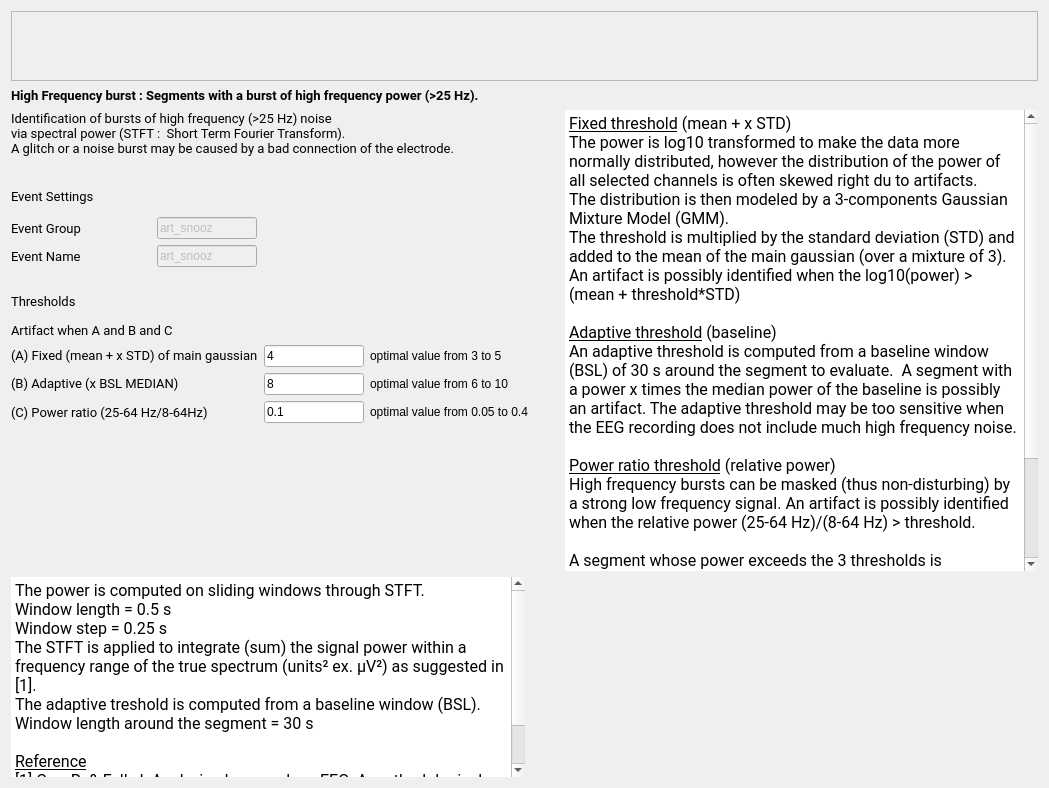
<ui version="4.0">
 <class>HighFreqBurstStep</class>
 <widget class="QWidget" name="HighFreqBurstStep">
  <property name="geometry">
   <rect>
    <x>0</x>
    <y>0</y>
    <width>1049</width>
    <height>788</height>
   </rect>
  </property>
  <property name="windowTitle">
   <string>Form</string>
  </property>
  <property name="styleSheet">
   <string notr="true">font: 12pt "Roboto";</string>
  </property>
  <layout class="QVBoxLayout" name="verticalLayout_2">
   <item>
    <widget class="QScrollArea" name="scrollArea">
     <property name="sizePolicy">
      <sizepolicy hsizetype="Expanding" vsizetype="Preferred">
       <horstretch>0</horstretch>
       <verstretch>0</verstretch>
      </sizepolicy>
     </property>
     <property name="widgetResizable">
      <bool>true</bool>
     </property>
     <widget class="QWidget" name="scrollAreaWidgetContents">
      <property name="geometry">
       <rect>
        <x>0</x>
        <y>0</y>
        <width>1543</width>
        <height>182</height>
       </rect>
      </property>
      <layout class="QHBoxLayout" name="horizontalLayout">
       <item>
        <widget class="QLabel" name="label_10">
         <property name="text">
          <string />
         </property>
         <property name="pixmap">
          <pixmap resource="high_freq_noise_res.qrc">:/high_freq_noise/burst_noise.png</pixmap>
         </property>
         <property name="alignment">
          <set>Qt::AlignCenter</set>
         </property>
        </widget>
       </item>
      </layout>
     </widget>
    </widget>
   </item>
   <item>
    <widget class="QLabel" name="label_9">
     <property name="maximumSize">
      <size>
       <width>16777215</width>
       <height>30</height>
      </size>
     </property>
     <property name="font">
      <font>
       <family>Roboto</family>
       <pointsize>10</pointsize>
       <weight>50</weight>
       <italic>false</italic>
       <bold>false</bold>
      </font>
     </property>
     <property name="text">
      <string>&lt;html&gt;&lt;head/&gt;&lt;body&gt;&lt;p&gt;&lt;span style=" font-weight:600;"&gt;High Frequency burst : Segments with a burst of high frequency power (&amp;gt;25 Hz).&lt;/span&gt;&lt;/p&gt;&lt;/body&gt;&lt;/html&gt;</string>
     </property>
    </widget>
   </item>
   <item>
    <layout class="QHBoxLayout" name="horizontalLayout_2">
     <item>
      <layout class="QVBoxLayout" name="verticalLayout">
       <item>
        <widget class="QLabel" name="label_6">
         <property name="font">
          <font>
           <family>Roboto</family>
           <pointsize>10</pointsize>
           <weight>50</weight>
           <italic>false</italic>
           <bold>false</bold>
          </font>
         </property>
         <property name="text">
          <string>Identification of bursts of high frequency (&gt;25 Hz) noise
via spectral power (STFT :  Short Term Fourier Transform).
A glitch or a noise burst may be caused by a bad connection of the electrode.</string>
         </property>
        </widget>
       </item>
       <item>
        <spacer name="verticalSpacer_2">
         <property name="orientation">
          <enum>Qt::Vertical</enum>
         </property>
         <property name="sizeType">
          <enum>QSizePolicy::Fixed</enum>
         </property>
         <property name="sizeHint" stdset="0">
          <size>
           <width>508</width>
           <height>18</height>
          </size>
         </property>
        </spacer>
       </item>
       <item>
        <widget class="QLabel" name="label_4">
         <property name="minimumSize">
          <size>
           <width>0</width>
           <height>30</height>
          </size>
         </property>
         <property name="maximumSize">
          <size>
           <width>16777215</width>
           <height>30</height>
          </size>
         </property>
         <property name="font">
          <font>
           <family>Roboto</family>
           <pointsize>10</pointsize>
           <weight>50</weight>
           <italic>false</italic>
           <bold>false</bold>
          </font>
         </property>
         <property name="text">
          <string>Event Settings</string>
         </property>
        </widget>
       </item>
       <item>
        <layout class="QHBoxLayout" name="horizontalLayout_3">
         <item>
          <layout class="QFormLayout" name="formLayout">
           <item row="0" column="0">
            <widget class="QLabel" name="label_3">
             <property name="minimumSize">
              <size>
               <width>140</width>
               <height>0</height>
              </size>
             </property>
             <property name="maximumSize">
              <size>
               <width>210</width>
               <height>16777215</height>
              </size>
             </property>
             <property name="font">
              <font>
               <family>Roboto</family>
               <pointsize>10</pointsize>
               <weight>50</weight>
               <italic>false</italic>
               <bold>false</bold>
              </font>
             </property>
             <property name="text">
              <string>Event Group</string>
             </property>
            </widget>
           </item>
           <item row="0" column="1">
            <widget class="QLineEdit" name="group_lineEdit">
             <property name="enabled">
              <bool>false</bool>
             </property>
             <property name="maximumSize">
              <size>
               <width>100</width>
               <height>16777215</height>
              </size>
             </property>
             <property name="toolTip">
              <string>In which "Event Group" the detected artifact are added (how they will be written to  the annotation file). Go to the general Detectors Settings to edit the group.</string>
             </property>
             <property name="text">
              <string>art_snooz</string>
             </property>
            </widget>
           </item>
           <item row="1" column="0">
            <widget class="QLabel" name="label_7">
             <property name="minimumSize">
              <size>
               <width>140</width>
               <height>0</height>
              </size>
             </property>
             <property name="font">
              <font>
               <family>Roboto</family>
               <pointsize>10</pointsize>
               <weight>50</weight>
               <italic>false</italic>
               <bold>false</bold>
              </font>
             </property>
             <property name="text">
              <string>Event Name</string>
             </property>
            </widget>
           </item>
           <item row="1" column="1">
            <widget class="QLineEdit" name="name_burst_lineEdit">
             <property name="enabled">
              <bool>false</bool>
             </property>
             <property name="maximumSize">
              <size>
               <width>100</width>
               <height>16777215</height>
              </size>
             </property>
             <property name="toolTip">
              <string>The event name of the detected artifact (how they will be wrtten to the annotation file).  Go to the general Detectors Settings to edit the name.</string>
             </property>
             <property name="text">
              <string>art_snooz</string>
             </property>
            </widget>
           </item>
          </layout>
         </item>
         <item>
          <spacer name="horizontalSpacer">
           <property name="orientation">
            <enum>Qt::Horizontal</enum>
           </property>
           <property name="sizeHint" stdset="0">
            <size>
             <width>40</width>
             <height>20</height>
            </size>
           </property>
          </spacer>
         </item>
        </layout>
       </item>
       <item>
        <spacer name="verticalSpacer">
         <property name="orientation">
          <enum>Qt::Vertical</enum>
         </property>
         <property name="sizeType">
          <enum>QSizePolicy::Fixed</enum>
         </property>
         <property name="sizeHint" stdset="0">
          <size>
           <width>380</width>
           <height>13</height>
          </size>
         </property>
        </spacer>
       </item>
       <item>
        <widget class="QLabel" name="label">
         <property name="minimumSize">
          <size>
           <width>0</width>
           <height>30</height>
          </size>
         </property>
         <property name="maximumSize">
          <size>
           <width>16777215</width>
           <height>30</height>
          </size>
         </property>
         <property name="font">
          <font>
           <family>Roboto</family>
           <pointsize>10</pointsize>
           <weight>50</weight>
           <italic>false</italic>
           <bold>false</bold>
          </font>
         </property>
         <property name="text">
          <string>Thresholds</string>
         </property>
        </widget>
       </item>
       <item>
        <widget class="QLabel" name="label_8">
         <property name="font">
          <font>
           <family>Roboto</family>
           <pointsize>10</pointsize>
           <weight>50</weight>
           <italic>false</italic>
           <bold>false</bold>
          </font>
         </property>
         <property name="text">
          <string>Artifact when A and B and C</string>
         </property>
        </widget>
       </item>
       <item>
        <layout class="QGridLayout" name="gridLayout">
         <item row="0" column="0">
          <widget class="QLabel" name="label_5">
           <property name="minimumSize">
            <size>
             <width>140</width>
             <height>0</height>
            </size>
           </property>
           <property name="font">
            <font>
             <family>Roboto</family>
             <pointsize>10</pointsize>
             <weight>50</weight>
             <italic>false</italic>
             <bold>false</bold>
            </font>
           </property>
           <property name="midLineWidth">
            <number>0</number>
           </property>
           <property name="text">
            <string>&lt;html&gt;&lt;head/&gt;&lt;body&gt;&lt;p&gt;(A) Fixed (mean + x STD) of main gaussian&lt;/p&gt;&lt;/body&gt;&lt;/html&gt;</string>
           </property>
           <property name="textFormat">
            <enum>Qt::RichText</enum>
           </property>
          </widget>
         </item>
         <item row="0" column="1">
          <widget class="QLineEdit" name="tresh_fixe_lineEdit">
           <property name="minimumSize">
            <size>
             <width>0</width>
             <height>0</height>
            </size>
           </property>
           <property name="maximumSize">
            <size>
             <width>100</width>
             <height>16777215</height>
            </size>
           </property>
           <property name="toolTip">
            <string>The threshold value to identify the artifact.  Its units is x times the baseline standard deviation.</string>
           </property>
           <property name="text">
            <string>4</string>
           </property>
          </widget>
         </item>
         <item row="0" column="2">
          <widget class="QLabel" name="label_12">
           <property name="text">
            <string>optimal value from 3 to 5</string>
           </property>
          </widget>
         </item>
         <item row="1" column="0">
          <widget class="QLabel" name="label_2">
           <property name="minimumSize">
            <size>
             <width>210</width>
             <height>0</height>
            </size>
           </property>
           <property name="maximumSize">
            <size>
             <width>210</width>
             <height>16777215</height>
            </size>
           </property>
           <property name="font">
            <font>
             <family>Roboto</family>
             <pointsize>10</pointsize>
             <weight>50</weight>
             <italic>false</italic>
             <bold>false</bold>
            </font>
           </property>
           <property name="text">
            <string>&lt;html&gt;&lt;head/&gt;&lt;body&gt;&lt;p&gt;(B) Adaptive (x BSL MEDIAN)&lt;/p&gt;&lt;/body&gt;&lt;/html&gt;</string>
           </property>
           <property name="textFormat">
            <enum>Qt::RichText</enum>
           </property>
          </widget>
         </item>
         <item row="1" column="1">
          <widget class="QLineEdit" name="thresh_adp_lineEdit">
           <property name="maximumSize">
            <size>
             <width>100</width>
             <height>16777215</height>
            </size>
           </property>
           <property name="text">
            <string>8</string>
           </property>
          </widget>
         </item>
         <item row="1" column="2">
          <widget class="QLabel" name="label_13">
           <property name="text">
            <string>optimal value from 6 to 10</string>
           </property>
          </widget>
         </item>
         <item row="2" column="0">
          <widget class="QLabel" name="label_11">
           <property name="font">
            <font>
             <family>Roboto</family>
             <pointsize>10</pointsize>
             <weight>50</weight>
             <italic>false</italic>
             <bold>false</bold>
            </font>
           </property>
           <property name="text">
            <string>(C) Power ratio (25-64 Hz/8-64Hz)</string>
           </property>
          </widget>
         </item>
         <item row="2" column="1">
          <widget class="QLineEdit" name="thresh_ratio_lineEdit">
           <property name="maximumSize">
            <size>
             <width>100</width>
             <height>16777215</height>
            </size>
           </property>
           <property name="text">
            <string>0.1</string>
           </property>
          </widget>
         </item>
         <item row="2" column="2">
          <widget class="QLabel" name="label_14">
           <property name="text">
            <string>optimal value from 0.05 to 0.4</string>
           </property>
          </widget>
         </item>
        </layout>
       </item>
       <item>
        <spacer name="verticalSpacer_3">
         <property name="orientation">
          <enum>Qt::Vertical</enum>
         </property>
         <property name="sizeType">
          <enum>QSizePolicy::Expanding</enum>
         </property>
         <property name="sizeHint" stdset="0">
          <size>
           <width>548</width>
           <height>13</height>
          </size>
         </property>
        </spacer>
       </item>
      </layout>
     </item>
     <item>
      <widget class="QTextEdit" name="textEdit">
       <property name="font">
        <font>
         <family>Roboto</family>
         <pointsize>10</pointsize>
         <weight>50</weight>
         <italic>false</italic>
         <bold>false</bold>
        </font>
       </property>
       <property name="autoFillBackground">
        <bool>true</bool>
       </property>
       <property name="frameShape">
        <enum>QFrame::HLine</enum>
       </property>
       <property name="frameShadow">
        <enum>QFrame::Plain</enum>
       </property>
       <property name="lineWidth">
        <number>0</number>
       </property>
       <property name="readOnly">
        <bool>true</bool>
       </property>
       <property name="html">
        <string>&lt;!DOCTYPE HTML PUBLIC "-//W3C//DTD HTML 4.0//EN" "http://www.w3.org/TR/REC-html40/strict.dtd"&gt;
&lt;html&gt;&lt;head&gt;&lt;meta name="qrichtext" content="1" /&gt;&lt;style type="text/css"&gt;
p, li { white-space: pre-wrap; }
&lt;/style&gt;&lt;/head&gt;&lt;body style=" font-family:'Roboto'; font-size:12pt; font-weight:400; font-style:normal;"&gt;
&lt;p style=" margin-top:0px; margin-bottom:0px; margin-left:0px; margin-right:0px; -qt-block-indent:0; text-indent:0px;"&gt;&lt;span style=" text-decoration: underline;"&gt;Fixed threshold&lt;/span&gt;&lt;span style=" color:#000000;"&gt; (mean + x STD)&lt;/span&gt;&lt;/p&gt;
&lt;p style=" margin-top:0px; margin-bottom:0px; margin-left:0px; margin-right:0px; -qt-block-indent:0; text-indent:0px;"&gt;The power is log10 transformed to make the data more normally distributed, however the distribution of the power of all selected channels is often skewed right du to artifacts.&lt;/p&gt;
&lt;p style=" margin-top:0px; margin-bottom:0px; margin-left:0px; margin-right:0px; -qt-block-indent:0; text-indent:0px;"&gt;The distribution is then modeled by a 3-components Gaussian Mixture Model (GMM).&lt;/p&gt;
&lt;p style=" margin-top:0px; margin-bottom:0px; margin-left:0px; margin-right:0px; -qt-block-indent:0; text-indent:0px;"&gt;The threshold is multiplied by the standard deviation (STD) and added to the mean of the main gaussian (over a mixture of 3).&lt;/p&gt;
&lt;p style=" margin-top:0px; margin-bottom:0px; margin-left:0px; margin-right:0px; -qt-block-indent:0; text-indent:0px;"&gt;An artifact is possibly identified when the log10(power) &amp;gt; (mean + threshold*STD)&lt;/p&gt;
&lt;p style="-qt-paragraph-type:empty; margin-top:0px; margin-bottom:0px; margin-left:0px; margin-right:0px; -qt-block-indent:0; text-indent:0px;"&gt;&lt;br /&gt;&lt;/p&gt;
&lt;p style=" margin-top:0px; margin-bottom:0px; margin-left:0px; margin-right:0px; -qt-block-indent:0; text-indent:0px;"&gt;&lt;span style=" text-decoration: underline;"&gt;Adaptive threshold&lt;/span&gt; (baseline)&lt;/p&gt;
&lt;p style=" margin-top:0px; margin-bottom:0px; margin-left:0px; margin-right:0px; -qt-block-indent:0; text-indent:0px;"&gt;An adaptive threshold is computed from a baseline window (BSL) of 30 s around the segment to evaluate.  A segment with a power x times the median power of the baseline is possibly an artifact. The adaptive threshold may be too sensitive when the EEG recording does not include much high frequency noise. &lt;/p&gt;
&lt;p style="-qt-paragraph-type:empty; margin-top:0px; margin-bottom:0px; margin-left:0px; margin-right:0px; -qt-block-indent:0; text-indent:0px;"&gt;&lt;br /&gt;&lt;/p&gt;
&lt;p style=" margin-top:0px; margin-bottom:0px; margin-left:0px; margin-right:0px; -qt-block-indent:0; text-indent:0px;"&gt;&lt;span style=" text-decoration: underline;"&gt;Power ratio threshold&lt;/span&gt; (relative power)&lt;/p&gt;
&lt;p style=" margin-top:0px; margin-bottom:0px; margin-left:0px; margin-right:0px; -qt-block-indent:0; text-indent:0px;"&gt;High frequency bursts can be masked (thus non-disturbing) by a strong low frequency signal. An artifact is possibly identified when the relative power (25-64 Hz)/(8-64 Hz) &amp;gt; threshold.&lt;/p&gt;
&lt;p style="-qt-paragraph-type:empty; margin-top:0px; margin-bottom:0px; margin-left:0px; margin-right:0px; -qt-block-indent:0; text-indent:0px;"&gt;&lt;br /&gt;&lt;/p&gt;
&lt;p style=" margin-top:0px; margin-bottom:0px; margin-left:0px; margin-right:0px; -qt-block-indent:0; text-indent:0px;"&gt;A segment whose power exceeds the 3 thresholds is considered an artifact.&lt;/p&gt;
&lt;p style="-qt-paragraph-type:empty; margin-top:0px; margin-bottom:0px; margin-left:0px; margin-right:0px; -qt-block-indent:0; text-indent:0px;"&gt;&lt;br /&gt;&lt;/p&gt;
&lt;p style=" margin-top:0px; margin-bottom:0px; margin-left:0px; margin-right:0px; -qt-block-indent:0; text-indent:0px;"&gt;To reduce the number of false positives, especially during spindles, alpha waves, or beta bursts, please first increase the power ratio threshold value.&lt;/p&gt;
&lt;p style=" margin-top:0px; margin-bottom:0px; margin-left:0px; margin-right:0px; -qt-block-indent:0; text-indent:0px;"&gt;A greater proportion of the signal in the 25-64 Hz frequency band will be needed to mark the segment as an artifact.&lt;/p&gt;&lt;/body&gt;&lt;/html&gt;</string>
       </property>
      </widget>
     </item>
    </layout>
   </item>
   <item>
    <layout class="QHBoxLayout" name="horizontalLayout_4">
     <item>
      <widget class="QTextEdit" name="textEdit_2">
       <property name="maximumSize">
        <size>
         <width>16777215</width>
         <height>200</height>
        </size>
       </property>
       <property name="font">
        <font>
         <family>Roboto</family>
         <pointsize>10</pointsize>
         <weight>50</weight>
         <italic>false</italic>
         <bold>false</bold>
        </font>
       </property>
       <property name="autoFillBackground">
        <bool>true</bool>
       </property>
       <property name="frameShape">
        <enum>QFrame::HLine</enum>
       </property>
       <property name="frameShadow">
        <enum>QFrame::Plain</enum>
       </property>
       <property name="lineWidth">
        <number>0</number>
       </property>
       <property name="readOnly">
        <bool>true</bool>
       </property>
       <property name="html">
        <string>&lt;!DOCTYPE HTML PUBLIC "-//W3C//DTD HTML 4.0//EN" "http://www.w3.org/TR/REC-html40/strict.dtd"&gt;
&lt;html&gt;&lt;head&gt;&lt;meta name="qrichtext" content="1" /&gt;&lt;style type="text/css"&gt;
p, li { white-space: pre-wrap; }
&lt;/style&gt;&lt;/head&gt;&lt;body style=" font-family:'Roboto'; font-size:12pt; font-weight:400; font-style:normal;"&gt;
&lt;p style=" margin-top:0px; margin-bottom:0px; margin-left:0px; margin-right:0px; -qt-block-indent:0; text-indent:0px;"&gt;The power is computed on sliding windows through STFT.&lt;/p&gt;
&lt;p style=" margin-top:0px; margin-bottom:0px; margin-left:0px; margin-right:0px; -qt-block-indent:0; text-indent:0px;"&gt;Window length = 0.5 s&lt;/p&gt;
&lt;p style=" margin-top:0px; margin-bottom:0px; margin-left:0px; margin-right:0px; -qt-block-indent:0; text-indent:0px;"&gt;Window step = 0.25 s &lt;/p&gt;
&lt;p style=" margin-top:0px; margin-bottom:0px; margin-left:0px; margin-right:0px; -qt-block-indent:0; text-indent:0px;"&gt;The STFT is applied to integrate (sum) the signal power within a frequency range of the true spectrum (units&#178; ex. &#181;V&#178;) as suggested in [1].&lt;/p&gt;
&lt;p style=" margin-top:0px; margin-bottom:0px; margin-left:0px; margin-right:0px; -qt-block-indent:0; text-indent:0px;"&gt;The adaptive treshold is computed from a baseline window (BSL).&lt;/p&gt;
&lt;p style=" margin-top:0px; margin-bottom:0px; margin-left:0px; margin-right:0px; -qt-block-indent:0; text-indent:0px;"&gt;Window length around the segment = 30 s&lt;/p&gt;
&lt;p style="-qt-paragraph-type:empty; margin-top:0px; margin-bottom:0px; margin-left:0px; margin-right:0px; -qt-block-indent:0; text-indent:0px;"&gt;&lt;br /&gt;&lt;/p&gt;
&lt;p style=" margin-top:0px; margin-bottom:0px; margin-left:0px; margin-right:0px; -qt-block-indent:0; text-indent:0px;"&gt;&lt;span style=" text-decoration: underline;"&gt;Reference&lt;/span&gt;&lt;/p&gt;
&lt;p style=" margin-top:0px; margin-bottom:0px; margin-left:0px; margin-right:0px; -qt-block-indent:0; text-indent:0px;"&gt;[1] Cox, R. &amp;amp; Fell, J. Analyzing human sleep EEG: A methodological primer with code implementation. Sleep Medicine Reviews54, 101353 (2020).&lt;/p&gt;&lt;/body&gt;&lt;/html&gt;</string>
       </property>
      </widget>
     </item>
     <item>
      <spacer name="horizontalSpacer_2">
       <property name="orientation">
        <enum>Qt::Horizontal</enum>
       </property>
       <property name="sizeHint" stdset="0">
        <size>
         <width>40</width>
         <height>20</height>
        </size>
       </property>
      </spacer>
     </item>
    </layout>
   </item>
  </layout>
 </widget>
 <resources>
  <include location="high_freq_noise_res.qrc" />
 <include location="../../../../../scinodes_poc/src/main/python/ui/themes/themes.qrc" /></resources>
 <connections />
 <slots>
  <slot>on_choose()</slot>
  <slot>on_input_format_changed()</slot>
 </slots>
</ui>
